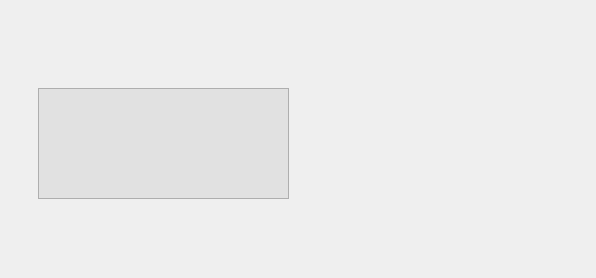
               <widget class="QWidget" name="scrollAreaWidgetContents_keqing">
                <property name="geometry">
                 <rect>
                  <x>0</x>
                  <y>0</y>
                  <width>596</width>
                  <height>278</height>
                 </rect>
                </property>
                <property name="styleSheet">
                 <string notr="true">#scrollAreaWidgetContents_keqing
{
        background: transparent; 
}</string>
                </property>
                <layout class="QVBoxLayout" name="verticalLayout_9">
                 <property name="leftMargin">
                  <number>0</number>
                 </property>
                 <property name="topMargin">
                  <number>0</number>
                 </property>
                 <item>
                  <widget class="QWidget" name="widget_AiFriedns_keqing" native="true">
                   <property name="minimumSize">
                    <size>
                     <width>300</width>
                     <height>150</height>
                    </size>
                   </property>
                   <property name="maximumSize">
                    <size>
                     <width>300</width>
                     <height>150</height>
                    </size>
                   </property>
                   <layout class="QHBoxLayout" name="horizontalLayout_25">
                    <property name="spacing">
                     <number>7</number>
                    </property>
                    <property name="leftMargin">
                     <number>11</number>
                    </property>
                    <property name="rightMargin">
                     <number>11</number>
                    </property>
                    <item>
                     <layout class="QVBoxLayout" name="verticalLayout_31" stretch="3,7">
                      <item>
                       <widget class="QLabel" name="label_Avatar_keqing">
                        <property name="maximumSize">
                         <size>
                          <width>50</width>
                          <height>50</height>
                         </size>
                        </property>
                        <property name="text">
                         <string/>
                        </property>
                        <property name="pixmap">
                         <pixmap>../img/ico/刻晴头像.png</pixmap>
                        </property>
                        <property name="scaledContents">
                         <bool>true</bool>
                        </property>
                       </widget>
                      </item>
                      <item>
                       <spacer name="verticalSpacer_6">
                        <property name="orientation">
                         <enum>Qt::Vertical</enum>
                        </property>
                        <property name="sizeType">
                         <enum>QSizePolicy::Preferred</enum>
                        </property>
                        <property name="sizeHint" stdset="0">
                         <size>
                          <width>20</width>
                          <height>20</height>
                         </size>
                        </property>
                       </spacer>
                      </item>
                     </layout>
                    </item>
                    <item>
                     <layout class="QVBoxLayout" name="verticalLayout_32" stretch="0,9">
                      <item>
                       <widget class="QLabel" name="label_Time_keqing">
                        <property name="styleSheet">
                         <string notr="true"/>
                        </property>
                        <property name="text">
                         <string/>
                        </property>
                       </widget>
                      </item>
                      <item>
                       <widget class="QTextBrowser" name="textBrowser_OutPut_keqing">
                        <property name="styleSheet">
                         <string notr="true">background-color: rgb(225, 225, 225);</string>
                        </property>
                        <property name="html">
                         <string>&lt;!DOCTYPE HTML PUBLIC &quot;-//W3C//DTD HTML 4.0//EN&quot; &quot;http://www.w3.org/TR/REC-html40/strict.dtd&quot;&gt;
&lt;html&gt;&lt;head&gt;&lt;meta name=&quot;qrichtext&quot; content=&quot;1&quot; /&gt;&lt;style type=&quot;text/css&quot;&gt;
p, li { white-space: pre-wrap; }
&lt;/style&gt;&lt;/head&gt;&lt;body style=&quot; font-family:'微软雅黑'; font-size:20px; font-weight:400; font-style:normal;&quot;&gt;
&lt;p style=&quot;-qt-paragraph-type:empty; margin-top:0px; margin-bottom:0px; margin-left:0px; margin-right:0px; -qt-block-indent:0; text-indent:0px;&quot;&gt;&lt;br /&gt;&lt;/p&gt;&lt;/body&gt;&lt;/html&gt;</string>
                        </property>
                       </widget>
                      </item>
                     </layout>
                    </item>
                   </layout>
                  </widget>
                 </item>
                </layout>
               </widget>
